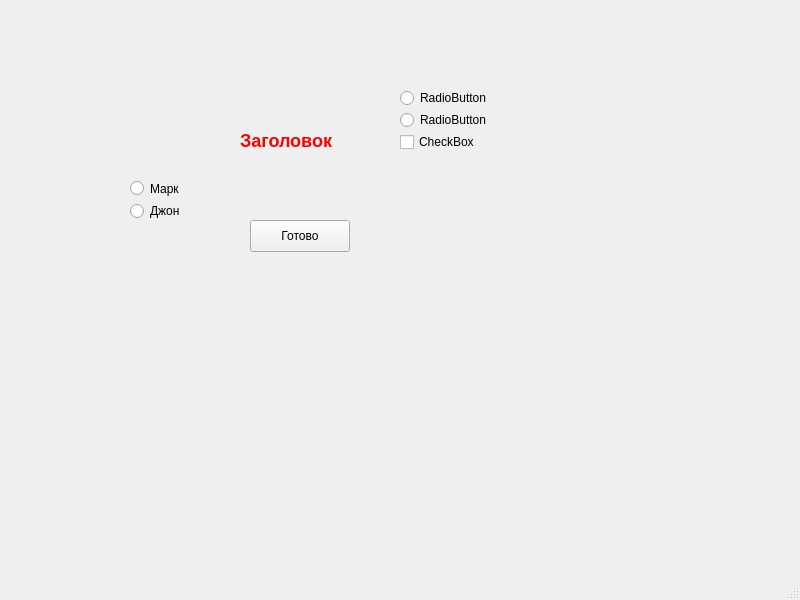
<?xml version="1.0" encoding="UTF-8"?>
<ui version="4.0">
 <class>MainWindow</class>
 <widget class="QMainWindow" name="MainWindow">
  <property name="geometry">
   <rect>
    <x>0</x>
    <y>0</y>
    <width>800</width>
    <height>600</height>
   </rect>
  </property>
  <property name="windowTitle">
   <string>MainWindow</string>
  </property>
  <widget class="QWidget" name="centralwidget">
   <widget class="QLabel" name="label">
    <property name="enabled">
     <bool>true</bool>
    </property>
    <property name="geometry">
     <rect>
      <x>240</x>
      <y>100</y>
      <width>111</width>
      <height>81</height>
     </rect>
    </property>
    <property name="text">
     <string>
&lt;h2 style =&quot;color:red&quot;&gt;Заголовок&lt;/h4&gt;</string>
    </property>
   </widget>
   <widget class="QPushButton" name="pushButton">
    <property name="geometry">
     <rect>
      <x>250</x>
      <y>220</y>
      <width>100</width>
      <height>32</height>
     </rect>
    </property>
    <property name="styleSheet">
     <string notr="true">Button;</string>
    </property>
    <property name="text">
     <string>Готово</string>
    </property>
   </widget>
   <widget class="QWidget" name="">
    <property name="geometry">
     <rect>
      <x>130</x>
      <y>180</y>
      <width>61</width>
      <height>39</height>
     </rect>
    </property>
    <layout class="QVBoxLayout" name="verticalLayout">
     <item>
      <widget class="QRadioButton" name="radioButton">
       <property name="text">
        <string>Марк</string>
       </property>
      </widget>
     </item>
     <item>
      <widget class="QRadioButton" name="radioButton_2">
       <property name="text">
        <string>Джон</string>
       </property>
      </widget>
     </item>
    </layout>
   </widget>
   <widget class="QWidget" name="">
    <property name="geometry">
     <rect>
      <x>400</x>
      <y>90</y>
      <width>108</width>
      <height>60</height>
     </rect>
    </property>
    <layout class="QVBoxLayout" name="verticalLayout_2">
     <item>
      <widget class="QRadioButton" name="radioButton_4">
       <property name="text">
        <string>RadioButton</string>
       </property>
      </widget>
     </item>
     <item>
      <widget class="QRadioButton" name="radioButton_3">
       <property name="text">
        <string>RadioButton</string>
       </property>
      </widget>
     </item>
     <item>
      <widget class="QCheckBox" name="checkBox">
       <property name="text">
        <string>CheckBox</string>
       </property>
      </widget>
     </item>
    </layout>
   </widget>
  </widget>
  <widget class="QMenuBar" name="menubar">
   <property name="geometry">
    <rect>
     <x>0</x>
     <y>0</y>
     <width>800</width>
     <height>24</height>
    </rect>
   </property>
  </widget>
  <widget class="QStatusBar" name="statusbar"/>
 </widget>
 <resources/>
 <connections/>
</ui>
